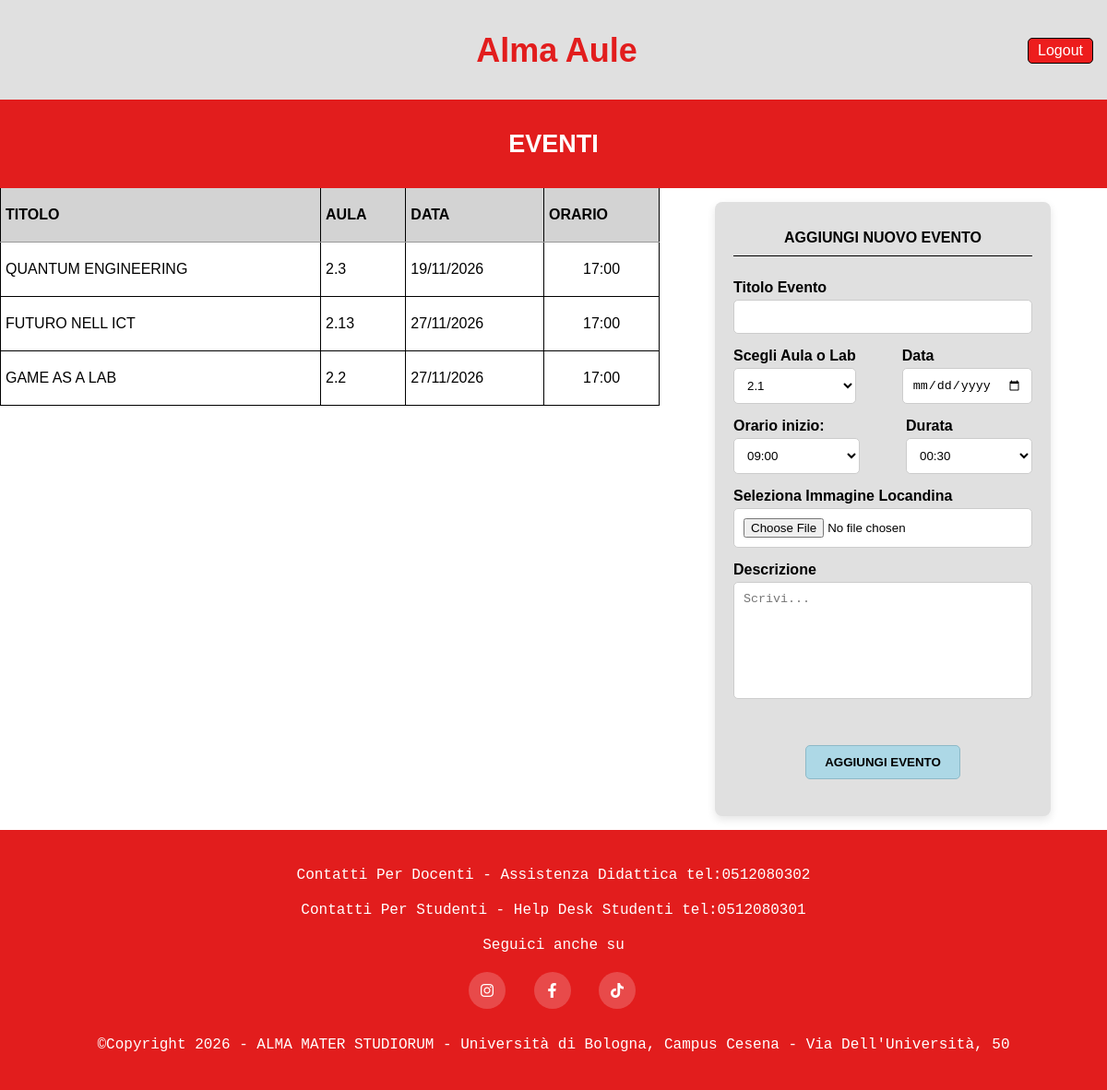
The app's page /eventi_admin.php (signed in) with its own data.
### tables this page shows
create table EVENTO (
     titolo char(20) not null,
     data date not null,
     oraInizio char(10) not null,
     durata int not null,
     numeroLab char(5),
     numeroAula char(5),
     locandina char(50),
     descrizione char(250),
     constraint ID_EVENTO_ID primary key (titolo));

### eventi_admin.php (called while the page is built)
<?php
require_once("bootstrap.php");
$templateParams["header"] = "header_pagine.php";
include("lista_eventi_admin.php");
include("nuovoEvento_amministratore.php");
require("template/eventi_admin_base.php");
?>

### lista_eventi_admin.php (called while the page is built)
<?php
$templateParams["nome"] = "header_pagine.php";
$templateParams["eventi"] = $dbh->get_eventi();
?>

### db/database.php (called while the page is built, shortened)
<?php
class DatabaseHelper {
    private $db;
    public function __construct($servername, $username, $password, $dbname, $port){
        $this->db = new mysqli($servername, $username, $password, $dbname, $port);
    }
    public function get_eventi() {
        $stmt = $this->db->prepare("SELECT titolo, data, oraInizio, durata, numeroLab, numeroAula, locandina
                  FROM EVENTO
                  ORDER BY data ASC, oraInizio ASC");
        $stmt->execute();
        $result = $stmt->get_result();
        return $result->fetch_all(MYSQLI_ASSOC);
    }
    public function get_aule(){
        $stmt = $this->db->prepare("SELECT numeroAula FROM aula");
        $stmt->execute();
        $result = $stmt->get_result();
        return $result->fetch_all(MYSQLI_ASSOC);
    }
    public function get_lab(){
        $stmt = $this->db->prepare("SELECT numeroLab FROM laboratorio");
        $stmt->execute();
        $result = $stmt->get_result();
        return $result->fetch_all(MYSQLI_ASSOC);
    }
}
?>

### bootstrap.php (called while the page is built, shortened)
<?php
require_once("db/database.php");
$dbh = new DatabaseHelper("127.0.0.1", "root", "", "Alma_aule_DB", 3306);
?>

### nuovoEvento_amministratore.php (called while the page is built, shortened)
<?php
$templateParams["header"] = "header_pagine.php";
$templateParams["footer"] = "footer.php";
$templateParams["aule"] = $dbh->get_aule();
$templateParams["lab"] = $dbh->get_lab();
?>

### template/nuovoEvento_amministratore_base.php (the view, shortened to what this page needs)
<body>
    <div class="form-evento">
        <form action="eventi_admin.php" method="POST" class="form-form-evento" enctype="multipart/form-data">
            <ul>
                <li><div class="col-title">AGGIUNGI NUOVO EVENTO</div></li>
                <li>
                    <div class="col">
                        <label for="nome-evento">Titolo Evento</label>
                        <input type="text" class="input-pieno" id="nome-evento" name="nominativo" />
                    </div>
                </li>
                <li>
                    <div class="col">
                        <label for="aula-lab">Scegli Aula o Lab</label>
                        <select class="input-medio" name="aula-lab" id="aula-lab">
                            <?php foreach($templateParams["aule"] as $aula): ?>
                            <option value="<?php echo $aula["numeroAula"] ?>"><?php echo $aula["numeroAula"] ?></option>
                            <?php endforeach; ?>
                        </select>
                    </div>
                    <div class="col">
                        <label for="data">Data</label>
                        <input type="date" class="input-medio" id="data" name="data" />
                    </div>
                </li>
                <li>
                    <div class="col">
                        <label for="ora">Orario inizio:</label>
                        <select class="input-medio" name="oraInizio" id="ora">
                            <option value="09:00">09:00</option>
                        </select>
                    </div>
                    <div class="col">
                    <label for="durata">Durata</label>
                        <select class="input-medio" name="durataPermanenza" id="durata">
                            <option value="00:30">00:30</option>
                        </select>
                    </div>
                </li>
                <li>
                    <div class="col">
                        <label for="locandina-img">Seleziona Immagine Locandina</label>
                        <input type="file" class="input-pieno" id="locandina-img" name="locandina" />
                    </div>
                </li>
                <li>
                    <div class="col">
                        <label for="descrizione">Descrizione</label>
                        <textarea name="descrizioneEvento" id="descrizione" rows="7" placeholder="Scrivi..."></textarea>
                    </div>
                </li>
                <li>
                    <input type="submit" name="submit" class="button-nuovo-evento" value="AGGIUNGI EVENTO" />
                </li>
            </ul>
        </form>
    </div>
</body>

### template/lista_eventi_admin_base.php
<body>
    <main>
            <table class="table-prenotazioni-studente">
                <thead>
                    <tr>
                        <th>TITOLO</th>
                        <th>AULA</th>
                        <th>DATA</th>
                        <th>ORARIO</th>
                    </tr>
                </thead>
                <tbody>
                    <?php if(empty($templateParams["eventi"])): ?>
                        <tr>
                            <td colspan="4" style="text-align: center;">Nessun evento in programma.</td>
                        </tr>
                    <?php else: ?>
                        <?php foreach($templateParams["eventi"] as $evento): ?>
                            <?php
                                $luogo = !empty($evento['numeroAula']) ? $evento['numeroAula'] :
                                         (!empty($evento['numeroLab']) ? $evento['numeroLab'] : '-');
                                $dataFormattata = date("d/m/Y", strtotime($evento['data']));
                                $oraFormattata = date("H:i", strtotime($evento['oraInizio']));
                            ?>
                            <tr>
                                <td><?php echo htmlspecialchars($evento['titolo']); ?></td>
                                <td><?php echo htmlspecialchars($luogo); ?></td>
                                <td><?php echo $dataFormattata; ?></td>
                                <td><?php echo $oraFormattata; ?></td>
                            </tr>
                        <?php endforeach; ?>
                    <?php endif; ?>
                </tbody>
            </table>
    </main>
</body>
</html>

### css/style.css (style rules this page uses)
body { display: flex; flex-direction: column; min-height: 100vh; margin: 0; }
main { flex-grow: 1; }
.login-form, .form-prenotazione, .form-evento { display: flex; justify-content: center; align-items: center; min-height: 85vh; position: relative; z-index: 1; margin-bottom: 15px; }
.form-form-prenotazione, .form-form-evento { background: rgb(224, 224, 224); padding: 0; border-radius: 8px; box-shadow: 0 4px 10px rgba(0,0,0,0.1); text-align: center; margin-top: 15px; width: 90%; max-width: 700px; }
form ul { list-style: none; padding: 20px; margin: 0; }
form ul li { margin-bottom: 20px; }
form ul li input[type="submit"] { margin-top: 30px; }
input[type="file"]::-webkit-file-upload-button, input[type="file"] { cursor: pointer; }
.button-prenota, .button-nuova-prenotazione, .button-nuovo-evento { background-color: #add8e6; color: #000; border: 1px solid #8eb9c7; padding: 10px 20px; border-radius: 5px; font-family: 'Lucida Sans', sans-serif; font-weight: bold; cursor: pointer; transition: background-color 0.3s ease; text-decoration: none; }
.table-prenotazioni-studente { width: 100%; font-family: 'Lucida Sans', sans-serif; border-spacing: 0; border-collapse: collapse; min-width: auto; }
.table-prenotazioni-studente td:nth-child(-n+4), .table-prenotazioni-studente th:nth-child(-n+4) { border-right: 1px solid #000; }
.table-prenotazioni-studente tr th { background-color: #d3d3d3; color: black; text-align: left; padding: 20px 5px; border-bottom: 1px solid #999; border-top: none; }
.table-prenotazioni-studente tr td { color: black; text-align: left; padding: 20px 5px; }
.table-prenotazioni-studente tr td:last-child { text-align: center; padding: 20px 0; }
.form-prenotazione ul li:not(:nth-last-child(-n+2)), .form-evento ul li:not(:nth-last-child(-n+2)) { display: flex; gap: 50px; margin-bottom: 15px; text-align: left; font-weight: bold; font-family: 'Lucida Sans', sans-serif; }
.form-prenotazione ul li:first-child, .form-evento ul li:first-child { text-align: center; margin-bottom: 25px; }
.col, .col-title { display: flex; flex-direction: column; flex: 1; margin-top: auto; }
.col-title { padding: 10px 0; border-bottom: 1px solid #000000; }
.form-prenotazione ul li label, .form-evento ul li label { margin-bottom: 4px; }
.input-medio, .input-pieno, ul li textarea { resize: none; width: 100%; padding: 10px; border: 1px solid #ccc; border-radius: 5px; box-sizing: border-box; background-color: #ffffff; }
@media screen and (min-width: 768px) { .form-form-prenotazione, .form-form-evento { width: 100%; } }
th, td { padding: 10px; border: 1px solid #000; vertical-align: top; }

### records on screen
evento: titolo "QUANTUM ENGINEERING", numeroAula "2.3", data "19/11/2026", oraInizio "17:00"
evento: titolo "FUTURO NELL ICT", numeroAula "2.13", data "27/11/2026", oraInizio "17:00"
evento: titolo "GAME AS A LAB", numeroLab "2.2", data "27/11/2026", oraInizio "17:00"

### other values on screen
form field aula-lab "2.1"
